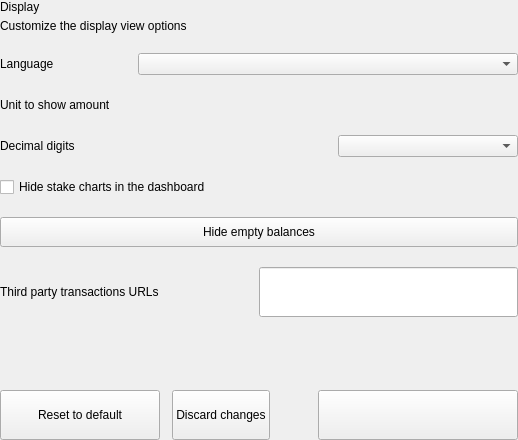
<?xml version="1.0" encoding="UTF-8"?>
<ui version="4.0">
 <class>SettingsDisplayOptionsWidget</class>
 <widget class="QWidget" name="SettingsDisplayOptionsWidget">
  <property name="geometry">
   <rect>
    <x>0</x>
    <y>0</y>
    <width>518</width>
    <height>440</height>
   </rect>
  </property>
  <property name="windowTitle">
   <string>Form</string>
  </property>
  <layout class="QVBoxLayout" name="verticalLayout">
   <property name="spacing">
    <number>0</number>
   </property>
   <property name="leftMargin">
    <number>0</number>
   </property>
   <property name="topMargin">
    <number>0</number>
   </property>
   <property name="rightMargin">
    <number>0</number>
   </property>
   <property name="bottomMargin">
    <number>0</number>
   </property>
   <item>
    <widget class="QWidget" name="left" native="true">
     <layout class="QVBoxLayout" name="verticalLayout_3">
      <property name="leftMargin">
       <number>0</number>
      </property>
      <property name="topMargin">
       <number>0</number>
      </property>
      <property name="rightMargin">
       <number>0</number>
      </property>
      <property name="bottomMargin">
       <number>0</number>
      </property>
      <item>
       <layout class="QVBoxLayout" name="verticalLayout_2">
        <property name="spacing">
         <number>20</number>
        </property>
        <item>
         <layout class="QHBoxLayout" name="horizontalLayout_3">
          <property name="spacing">
           <number>0</number>
          </property>
          <item>
           <layout class="QVBoxLayout" name="verticalLayoutTitle">
            <property name="spacing">
             <number>5</number>
            </property>
            <item>
             <widget class="QLabel" name="labelTitle">
              <property name="text">
               <string>Display</string>
              </property>
             </widget>
            </item>
            <item>
             <widget class="QLabel" name="labelSubtitle1">
              <property name="text">
               <string>Customize the display view options</string>
              </property>
              <property name="wordWrap">
               <bool>true</bool>
              </property>
             </widget>
            </item>
           </layout>
          </item>
         </layout>
        </item>
        <item>
         <layout class="QHBoxLayout" name="horizontalLayout_2">
          <item>
           <widget class="QLabel" name="labelTitleLanguage">
            <property name="text">
             <string>Language</string>
            </property>
           </widget>
          </item>
          <item>
           <spacer name="horizontalSpacer_3">
            <property name="orientation">
             <enum>Qt::Horizontal</enum>
            </property>
            <property name="sizeHint" stdset="0">
             <size>
              <width>40</width>
              <height>20</height>
             </size>
            </property>
           </spacer>
          </item>
          <item>
           <widget class="QComboBox" name="comboBoxLanguage">
            <property name="minimumSize">
             <size>
              <width>380</width>
              <height>0</height>
             </size>
            </property>
            <property name="maximumSize">
             <size>
              <width>280</width>
              <height>16777215</height>
             </size>
            </property>
           </widget>
          </item>
         </layout>
        </item>
        <item>
         <layout class="QHBoxLayout" name="horizontalPercentagezBltg">
          <item>
           <widget class="QLabel" name="labelTitleUnit">
            <property name="text">
             <string>Unit to show amount</string>
            </property>
           </widget>
          </item>
          <item>
           <spacer name="horizontalSpacerPercentagezBltg">
            <property name="orientation">
             <enum>Qt::Horizontal</enum>
            </property>
            <property name="sizeHint" stdset="0">
             <size>
              <width>40</width>
              <height>20</height>
             </size>
            </property>
           </spacer>
          </item>
          <item>
           <widget class="QValueComboBox" name="comboBoxUnit" native="true">
            <property name="minimumSize">
             <size>
              <width>180</width>
              <height>0</height>
             </size>
            </property>
            <property name="maximumSize">
             <size>
              <width>180</width>
              <height>16777215</height>
             </size>
            </property>
           </widget>
          </item>
         </layout>
        </item>
        <item>
         <layout class="QHBoxLayout" name="horizontalDenomzBltg">
          <item>
           <widget class="QLabel" name="labelTitleDigits">
            <property name="text">
             <string>Decimal digits</string>
            </property>
           </widget>
          </item>
          <item>
           <spacer name="horizontalDenomzBltg_1">
            <property name="orientation">
             <enum>Qt::Horizontal</enum>
            </property>
            <property name="sizeHint" stdset="0">
             <size>
              <width>40</width>
              <height>20</height>
             </size>
            </property>
           </spacer>
          </item>
          <item>
           <widget class="QComboBox" name="comboBoxDigits">
            <property name="minimumSize">
             <size>
              <width>180</width>
              <height>0</height>
             </size>
            </property>
            <property name="maximumSize">
             <size>
              <width>180</width>
              <height>16777215</height>
             </size>
            </property>
           </widget>
          </item>
         </layout>
        </item>
        <item>
         <layout class="QHBoxLayout" name="horizontalHideCharts">
          <item>
           <widget class="QCheckBox" name="checkBoxHideCharts">
            <property name="text">
             <string>Hide stake charts in the dashboard</string>
            </property>
           </widget>
          </item>
         </layout>
        </item>
        <item>
         <widget class="QPushButton" name="pushButtonSwitchBalance">
          <property name="minimumSize">
           <size>
            <width>0</width>
            <height>30</height>
           </size>
          </property>
          <property name="focusPolicy">
           <enum>Qt::NoFocus</enum>
          </property>
          <property name="text">
           <string>Hide empty balances</string>
          </property>
          <property name="checkable">
           <bool>true</bool>
          </property>
         </widget>
        </item>
        <item>
         <layout class="QHBoxLayout" name="horizontalLayout" stretch="1,1">
          <property name="spacing">
           <number>0</number>
          </property>
          <item>
           <widget class="QLabel" name="labelTitleUrl">
            <property name="text">
             <string>Third party transactions URLs</string>
            </property>
           </widget>
          </item>
          <item>
           <widget class="QLineEdit" name="lineEditUrl">
            <property name="minimumSize">
             <size>
              <width>0</width>
              <height>50</height>
             </size>
            </property>
            <property name="maximumSize">
             <size>
              <width>16777215</width>
              <height>50</height>
             </size>
            </property>
           </widget>
          </item>
         </layout>
        </item>
        <item>
         <spacer name="verticalSpacer">
          <property name="orientation">
           <enum>Qt::Vertical</enum>
          </property>
          <property name="sizeHint" stdset="0">
           <size>
            <width>20</width>
            <height>40</height>
           </size>
          </property>
         </spacer>
        </item>
        <item>
         <layout class="QHBoxLayout" name="horizontalReset">
          <property name="spacing">
           <number>12</number>
          </property>
          <item>
           <widget class="QPushButton" name="pushButtonReset">
            <property name="minimumSize">
             <size>
              <width>160</width>
              <height>50</height>
             </size>
            </property>
            <property name="maximumSize">
             <size>
              <width>50</width>
              <height>16777215</height>
             </size>
            </property>
            <property name="focusPolicy">
             <enum>Qt::NoFocus</enum>
            </property>
            <property name="text">
             <string>Reset to default</string>
            </property>
           </widget>
          </item>
          <item>
           <widget class="QPushButton" name="pushButtonClean">
            <property name="minimumSize">
             <size>
              <width>0</width>
              <height>50</height>
             </size>
            </property>
            <property name="focusPolicy">
             <enum>Qt::NoFocus</enum>
            </property>
            <property name="text">
             <string>Discard changes</string>
            </property>
           </widget>
          </item>
          <item>
           <spacer name="horizontalSpacer_5">
            <property name="orientation">
             <enum>Qt::Horizontal</enum>
            </property>
            <property name="sizeType">
             <enum>QSizePolicy::Expanding</enum>
            </property>
            <property name="sizeHint" stdset="0">
             <size>
              <width>40</width>
              <height>20</height>
             </size>
            </property>
           </spacer>
          </item>
          <item>
           <widget class="QPushButton" name="pushButtonSave">
            <property name="minimumSize">
             <size>
              <width>200</width>
              <height>50</height>
             </size>
            </property>
            <property name="maximumSize">
             <size>
              <width>200</width>
              <height>50</height>
             </size>
            </property>
            <property name="focusPolicy">
             <enum>Qt::NoFocus</enum>
            </property>
            <property name="text">
             <string/>
            </property>
           </widget>
          </item>
         </layout>
        </item>
       </layout>
      </item>
     </layout>
    </widget>
   </item>
  </layout>
 </widget>
 <customwidgets>
  <customwidget>
   <class>QValueComboBox</class>
   <extends>QWidget</extends>
   <header>qvaluecombobox.h</header>
  </customwidget>
 </customwidgets>
 <resources/>
 <connections/>
</ui>
